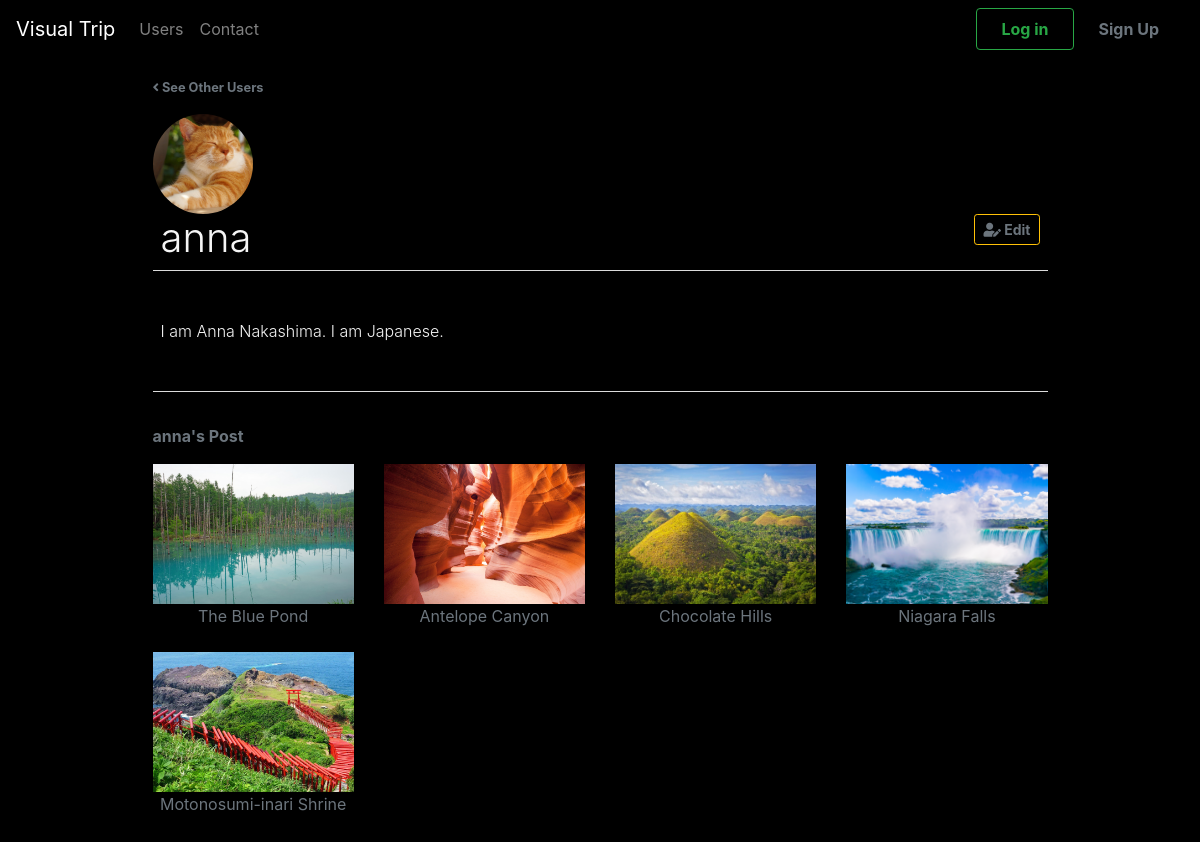
The page /profile.php?id=1 on the database its author committed.
### tables this page shows
CREATE TABLE `users` (
  `user_id` int(11) NOT NULL,
  `first_name` varchar(100) NOT NULL,
  `last_name` varchar(100) NOT NULL,
  `username` varchar(15) NOT NULL,
  `password` varchar(100) NOT NULL,
  `profile` varchar(225) DEFAULT NULL,
  `bio` text
);

CREATE TABLE `photos` (
  `photo_id` int(11) NOT NULL,
  `photo_source` varchar(100) NOT NULL,
  `photo_name` varchar(100) NOT NULL,
  `photo_city` varchar(100) NOT NULL,
  `photo_description` text NOT NULL,
  `date_posted` date NOT NULL,
  `user_id` int(11) NOT NULL,
  `country_id` int(11) NOT NULL,
  `timestamp` timestamp NOT NULL DEFAULT CURRENT_TIMESTAMP ON UPDATE CURRENT_TIMESTAMP
);

### classes/database.php (called while the page is built, shortened)
<?php
class database{
    private $servername = 'localhost';
    private $username = 'root';
    private $password = 'root';
    private $dbName = 'visual_trip';
    public function __construct(){
        $this->conn = new mysqli($this->servername, $this->username, $this->password, $this->dbName);
        if($this->conn == TRUE){
            return $this->conn;
        } else {
            die('ERROR'.$this->conn->connect_error);
        }
    }
}
?>

### classes/functions.php (called while the page is built, shortened)
<?php
include 'database.php';
class functions extends database
{
    public function readProfile($userid)
    {
        $conn = $this->conn;
        $sql = "SELECT * FROM users
        WHERE `user_id` = '$userid'";
        $result = $this->conn->query($sql);
        if ($result->num_rows > 0) {
            $row = $result->fetch_assoc();
            return $row;
        } else {
            die("ERROR" . $conn->error);
        }
    }
    public function readUserPost($userid)
    {
        $sql = "SELECT * FROM photos
        WHERE `user_id` = '$userid'";
        $result = $this->conn->query($sql);
        if ($result->num_rows > 0) {
            $row = array();
            while ($rows = $result->fetch_assoc()) {
                $row[] = $rows;
            }
            return $row;
        } else {
            echo "";
        }
    }
}

### profile.php (the view, shortened to what this page needs)
<?php
include 'classes/functions.php';
$user = new functions();
$userid = $_GET['id'];
$row = $user->readProfile($userid);
$result = $user->readUserPost($userid);
?>
<!doctype html>
<html lang="en">
<head>
  <link rel="stylesheet" href="https://stackpath.bootstrapcdn.com/bootstrap/4.3.1/css/bootstrap.min.css">
  <link rel="stylesheet" href="https://cdnjs.cloudflare.com/ajax/libs/font-awesome/5.15.0/css/all.min.css">
  <link rel="stylesheet" href="css/style.css">
</head>
<body>
  <?php
  if (empty($_SESSION['id'])) {
    include "mainNav.php";
  } else {
    include "userNav.php";
  }
  ?>
  <div class="container py-3">
    <div class="col-lg-10 mx-auto">
      <a href="users.php" class="back text-decoration-none small text-muted font-weight-bold"><i class="fas fa-angle-left"></i> See Other Users</a>
      <div class="mt-3">
        <?php
        if (empty($row['profile'])) {
        ?>
          <img alt="User Pic" src="img/no-user-images.png" class="rounded-circle" width="100" height="100">
        <?php
        } else {
        ?>
          <img alt="User Pic" src="img/<?php echo $row['profile'] ?>" class="rounded-circle" width="100" height="100" style="object-fit: cover;">
        <?php } ?>
        <h2 class="h1 font-weight-light px-2"><?php echo $row['username'] ?>
          <a href="editUser.php?id=<?php echo $userid ?>" class="back btn btn-outline-warning btn-sm text-muted font-weight-bold float-right"><i class="fas fa-user-edit"></i> Edit</a>
        </h2>
        <hr class="mt-2 mb-5">
        <p class="t-color font-weight-light mb-5 px-2"><?php echo $row['bio'] ?></p>
      </div>
      <hr class="mt-2 mb-3">
      <div class="py-3">
        <p class="text-muted font-weight-bold"><?php echo $row['username'] ?>'s Post</p>
        <div class="row text-center">
          <?php
          if (empty($result)) {
            echo "<p class='text-danger my-4 mx-auto font-weight-bold'> No Post</p>";
          } else {
          ?>
            <?php foreach ($result as $rows) : ?>
              <div class="col-lg-3 col-md-4 col-6">
                <a href="destination.php?id=<?php echo $rows['photo_id'] ?>" class="d-block mb-4 h-100 text-decoration-none text-muted">
                  <img class="img-hover img-fluid" src="img/<?php echo $rows['photo_source'] ?>" alt="<?php echo $rows['photo_name'] ?>" style="width: 100%; height:140px; object-fit: cover;">
                  <p><?php echo $rows['photo_name'] ?></p>
                </a>
              </div>
            <?php endforeach; ?>
          <?php
          }
          ?>
        </div>
      </div>
    </div>
  </div>
</body>
</html>

### mainNav.php (shortened to what this page needs)
<nav class="navbar navbar-dark navbar-expand-md sticky-top" style="background-color: black;">
    <a href="index.php" class="navbar-brand">
        Visual Trip
    </a>
    <div class="collapse navbar-collapse justify-content-end" id="mainNav">
        <ul class="navbar-nav">
            <li class="nav-item">
                <a href="users.php" class="nav-link">Users</a>
            </li>
            <li class="nav-item">
                <a href="contact.php" class="nav-link">Contact</a>
            </li>
        </ul>
        <ul class="navbar-nav ml-auto">
            <li class="nav-item">
                <a href="login.php" class="nav-link btn btn-outline-success text-success font-weight-bold px-4">Log in</a>
            </li>
            <li class="nav-item">
                <a href="signUp.php" class="nav-link btn btn-outline-muted text-muted font-weight-bold px-4">Sign Up</a>
            </li>
        </ul>
    </div>
</nav>

### css/style.css (style rules this page uses)
body { background:black !important; }
h1, h2, h3, h4, label { color:whitesmoke ; }
hr { background: whitesmoke !important; }
.t-color { color:whitesmoke !important; }

### rows shown on the page
users: profile (picture), username "anna", bio "I am Anna Nakashima. I am Japanese."
photos: photo_source (picture), photo_name "The Blue Pond"
photos: photo_source (picture), photo_name "Antelope Canyon"
photos: photo_source (picture), photo_name "Chocolate Hills"
photos: photo_source (picture), photo_name "Niagara Falls"
photos: photo_source (picture), photo_name "Motonosumi-inari Shrine"
